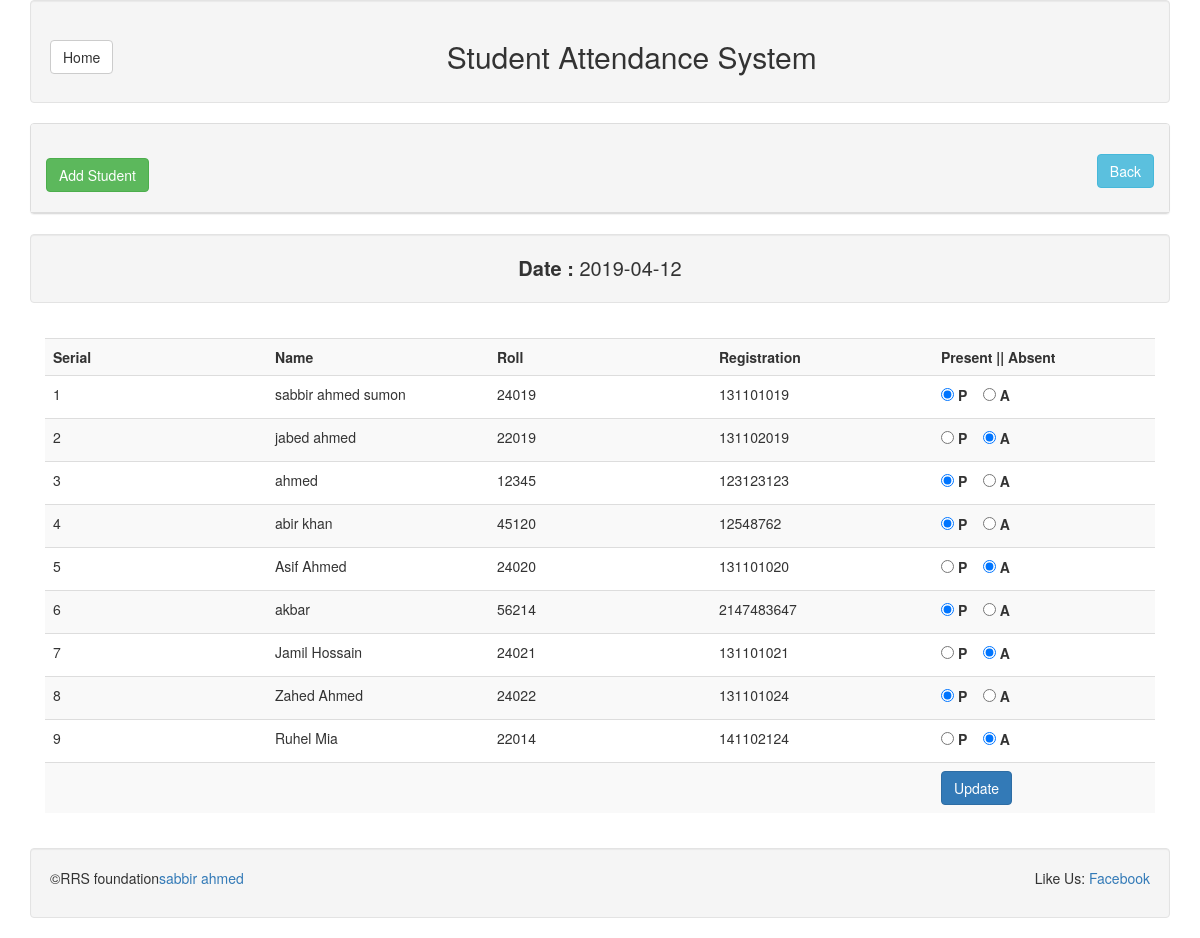
Screenshot of /attendanceOfThisDate.php?dt=2019-04-12 with the database file from the repository.
### tables this page shows
CREATE TABLE `tbl_student` (
  `id` int(11) NOT NULL,
  `name` varchar(255) NOT NULL,
  `roll` int(11) NOT NULL,
  `registration` int(11) NOT NULL,
  `department` varchar(255) NOT NULL
);

CREATE TABLE `tbl_attend` (
  `id` int(11) NOT NULL,
  `roll` int(11) NOT NULL,
  `attend` varchar(255) NOT NULL,
  `attend_date` date NOT NULL
);

### lib/Database.php (called while the page is built, shortened)
<?php
Class Database{
   public $host   = DB_HOST;
   public $user   = DB_USER;
   public $pass   = DB_PASS;
   public $dbname = DB_NAME;
   public $link;
private function connectDB(){
   $this->link = new mysqli($this->host, $this->user, $this->pass,
    $this->dbname);
 }
public function select($query){
    $result = $this->link->query($query) or
     die($this->link->error.__LINE__);
    if($result->num_rows > 0){
      return $result;
    } else {
      return false;
  }
 }
}
?>

### classes/Student.php (called while the page is built, shortened)
<?php
  $filepath = realpath(dirname(__FILE__));
  include_once ($filepath. '/../lib/Database.php');
?>
<?php
  class Student{
    private $db;
    public function __construct(){
      $this->db = new Database();
    }
    public function getAllStudent($date){
      $query = "SELECT tbl_student.*, tbl_attend.* FROM tbl_student INNER JOIN tbl_attend ON        tbl_student.roll = tbl_attend.roll WHERE attend_date = '$date'";
      $getData = $this->db->select($query);
      return $getData;
    }
  }
?>

### attendanceOfThisDate.php (the view, shortened to what this page needs)
<?php
	include "inc/header.php";
 ?>
<?php
	$student = new Student();
	$date = $_GET['dt'];
 ?>
			<div class="panel panel-default">
				<div class="panel-heading">
					<h2>
						<a class="btn btn-success" href="add.php">Add Student</a>
						<a class="btn btn-info pull-right" href="viewAll.php">Back</a>
					</h2>
				</div>
			</div>
      <div class="well text-center" style="font-size:20px;">
        <strong>Date : </strong><?php echo $date; ?>
      </div>
			<div class="panel-body">
				<form action="" method="post">
					<table class="table table-striped">
						<tr>
							<th width="20%">Serial</th>
              <th width="20%">Name</th>
              <th width="20%">Roll</th>
              <th width="20%">Registration</th>
							<th width="20%">Present || Absent</th>
						</tr>
				<?php
					 $getStudents = $student->getAllStudent($date);
					 if ($getStudents) {
						 $i=0;
						 while ($value = $getStudents->fetch_assoc()) {
						 	$i++;
					?>
						<tr>
							<td><?php echo $i; ?></td>
              <td><?php echo $value['name']; ?></td>
              <td><?php echo $value['roll']; ?></td>
              <td><?php echo $value['registration']; ?></td>
              <td>
                <label>
									<input type="radio" name="attend[<?php echo $value['roll']; ?>]" value="present" <?php if ($value['attend'] == "present") {
                    echo "checked";
                  } ?>>
                   P
								</label>
								<label>
									<input type="radio" name="attend[<?php echo $value['roll']; ?>]" value="absent" <?php if ($value['attend'] == "absent") {
                    echo "checked";
                  } ?>>
									A
								</label>
              </td>
						</tr>
					<?php } } ?>
          <tr>
            <td></td>
            <td></td>
            <td></td>
            <td></td>
            <td>
              <input type="submit" class="btn btn-primary" name="submit" value="Update">
            </td>
          </tr>
					</table>
				</form>
			</div>
<?php
	include "inc/footer.php";
 ?>

### rows the page displays
tbl_student: name "sabbir ahmed sumon", tbl_attend.roll "24019", registration "131101019"
tbl_attend: attend "☑ P", attend "☐ A"
tbl_student: name "jabed ahmed", tbl_attend.roll "22019", registration "131102019"
tbl_attend: attend "☐ P", attend "☑ A"
tbl_student: name "ahmed", tbl_attend.roll "12345", registration "123123123"
tbl_attend: attend "☑ P", attend "☐ A"
tbl_student: name "abir khan", tbl_attend.roll "45120", registration "12548762"
tbl_attend: attend "☑ P", attend "☐ A"
tbl_student: name "Asif Ahmed", tbl_attend.roll "24020", registration "131101020"
tbl_attend: attend "☐ P", attend "☑ A"
tbl_student: name "akbar", tbl_attend.roll "56214", registration "2147483647"
tbl_attend: attend "☑ P", attend "☐ A"
tbl_student: name "Jamil Hossain", tbl_attend.roll "24021", registration "131101021"
tbl_attend: attend "☐ P", attend "☑ A"
tbl_student: name "Zahed Ahmed", tbl_attend.roll "24022", registration "131101024"
tbl_attend: attend "☑ P", attend "☐ A"
tbl_student: name "Ruhel Mia", tbl_attend.roll "22014", registration "141102124"
tbl_attend: attend "☐ P", attend "☑ A"

### other values shown
$date "2019-04-12"
